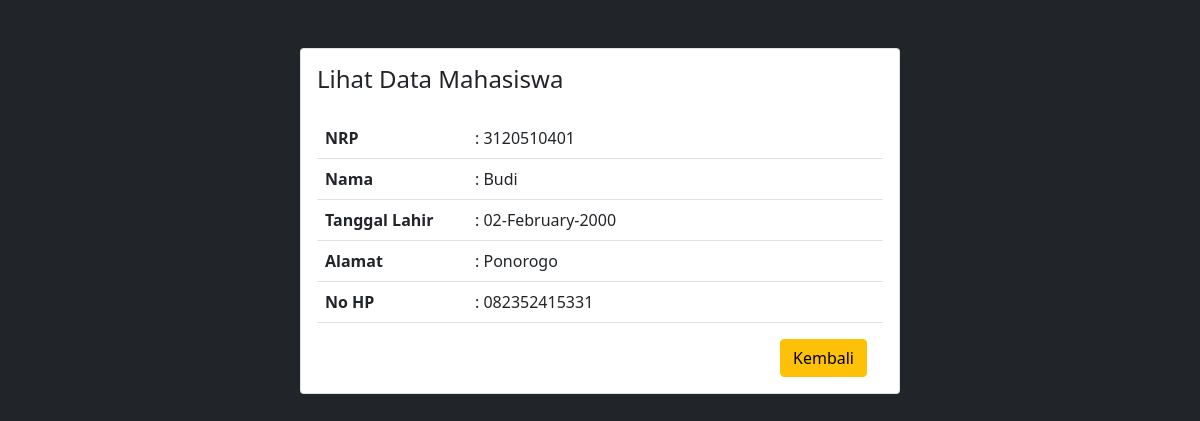
The page /pinjam/lihat-mhs.php?nrp=3120510401 on the database its author committed.
### tables this page shows
CREATE TABLE `tb_anggota` (
  `nrp` varchar(10) NOT NULL,
  `nama` varchar(191) NOT NULL,
  `tgl_lahir` date NOT NULL,
  `alamat` varchar(191) NOT NULL,
  `no_hp` varchar(20) NOT NULL
);

### pinjam/lihat-mhs.php (the view)
<?php
include '../header.php';
require_once '../koneksi.php';
$nrp = $_GET['nrp'];
$sql = "SELECT *FROM tb_anggota WHERE nrp=" . $nrp;
$result = mysqli_query($konek, $sql);
while ($row = mysqli_fetch_assoc($result)) {
    $nrp = $row['nrp'];
    $nama = $row['nama'];
    $tgl_lahir = $row['tgl_lahir'];
    $alamat = $row['alamat'];
    $no_hp = $row['no_hp'];
}
?>
<body class="bg-dark">
    <div class="col-lg-6 mx-auto mt-5 card card-body">
        <h4 class="mb-4">Lihat Data Mahasiswa</h4>
        <table class="table">
            <tbody>
                <tr>
                    <th style="width:150px">NRP</th>
                    <td>: <?= $nrp ?></td>
                </tr>
                <tr>
                    <th style="width:150px">Nama</th>
                    <td>: <?= $nama ?></td>
                </tr>
                <tr>
                    <th style="width:150px">Tanggal Lahir</th>
                    <td>: <?= date('d-F-Y', strtotime($tgl_lahir)); ?></td>
                </tr>
                <tr>
                    <th style="width:150px">Alamat</th>
                    <td>: <?= $alamat ?></td>
                </tr>
                <tr>
                    <th style="width:150px">No HP</th>
                    <td>: <?= $no_hp ?></td>
                </tr>
            </tbody>
        </table>
        <div class="d-flex justify-content-end">
            <a href="/pemrograman-web/uts/pinjam/index.php" class="btn btn-warning mx-3">
                Kembali
            </a>
        </div>
    </div>
</body>
<?php include '../footer.php'; ?>

### rows shown on the page
tb_anggota: nrp "3120510401", nama "Budi", tgl_lahir "02-February-2000", alamat "Ponorogo", no_hp "082352415331"
